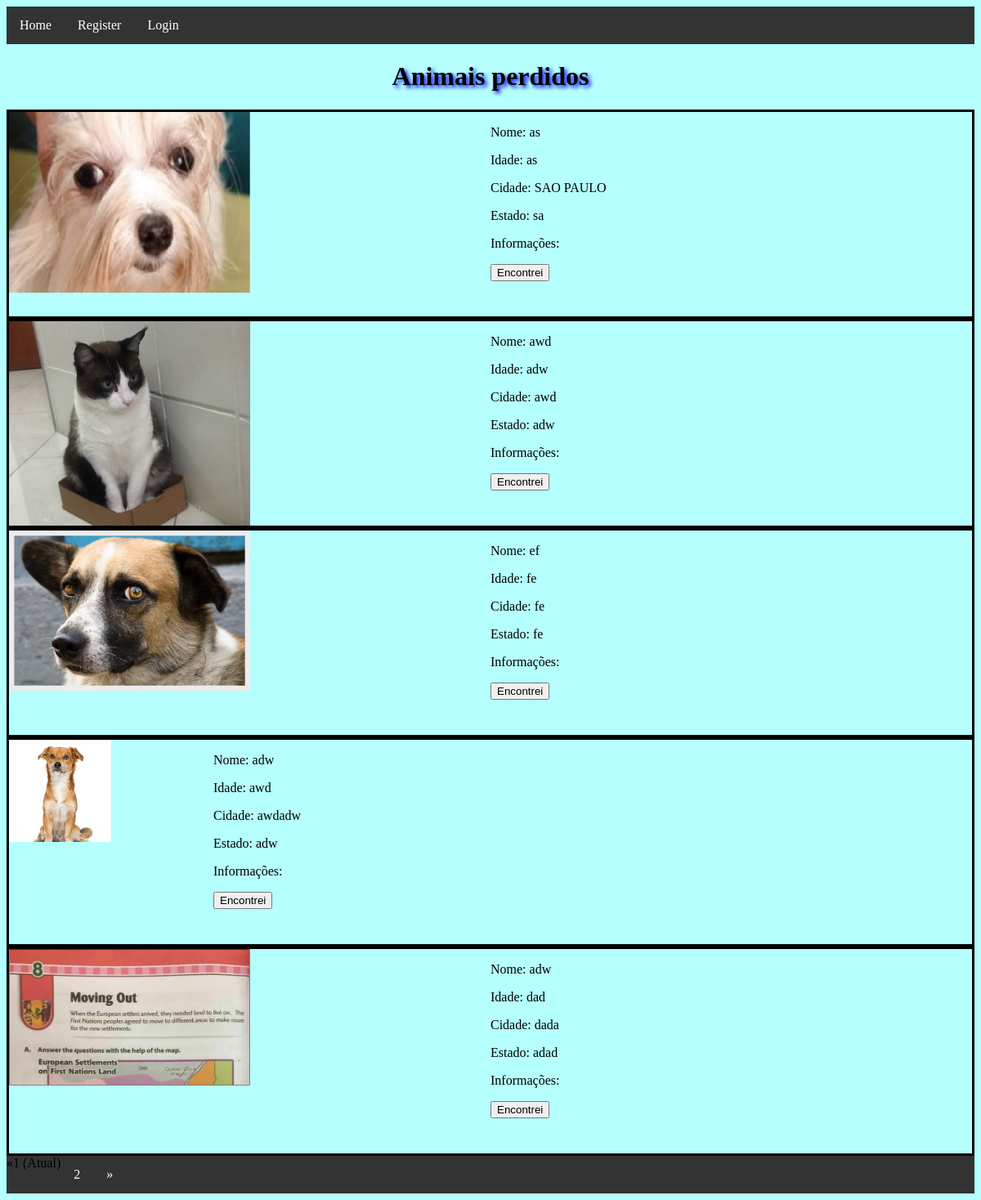
The page / on the database its author committed.
### product/models.py (models this page shows, shortened)
class Animal(models.Model):
    foto  = models.ImageField()
    nome  = models.CharField(max_length=100)
    idade = models.CharField(max_length=3, blank=True)
    cidade_desaparecimento = models.CharField(max_length=50)
    estado_desaparecimento = models.CharField(max_length=50)
    status = models.IntegerField(choices=STATUS_ANIMAL, default=1, blank=True)
    dono = models.ForeignKey(Dono, on_delete=models.CASCADE,  null=True)
    informacoes_extras = models.CharField(max_length=250, blank=True)

### product/views.py (the view)
# urls.py: path('', pagina_principal, name='pagina_principal'),
def pagina_principal(request):
    animais_cadastrados = Animal.objects.all()
    page = request.GET.get('page', 1)
    paginator = Paginator(animais_cadastrados, 8)
    try:
        animais_cadastrados = paginator.page(page)
    except PageNotAnInteger:
        animais_cadastrados = paginator.page(1)
    except EmptyPage:
        animais_cadastrados = paginator.page(paginator.num_pages)
    return render(request, 'pagina_principal.html', {'animais_cadastrados': animais_cadastrados})

### product/templates/pagina_principal.html (shortened to what this page needs)
{% extends 'base.html' %}
{% block content %}
	<h1>Animais perdidos</h1>
	{% for animal in animais_cadastrados %}
		{% if animal.status == 1 %}
			<div class="umAnimalPerdido">
				<div class="imagem">
					{% if animal.foto%}
						{% load static %}
						<img src="{{ animal.foto.url }}" width=50%>
					{% endif %}
				</div>
				<div class="textos">
					<p>Nome: {{animal.nome}}</p>
					<p>Idade: {{animal.idade}}</p>
					<p>Cidade: {{animal.cidade_desaparecimento}}</p>
					<p>Estado: {{animal.estado_desaparecimento}}</p>
					<p>Informações: {{animal.informacoes_extras}}</p>
					<form action="{%  url 'animal_encontrado' animal.id %}">
						<input type="submit" value="Encontrei" />
					</form>
				</div>
			</div>
		{% endif %}
	{% endfor %}
	{% if animais_cadastrados.has_other_pages %}
		  <ul class="pagination">
			{% if animais_cadastrados.has_previous %}
			  <li><a href="?page={{ animais_cadastrados.previous_page_number }}">&laquo;</a></li>
			{% else %}
			  <li class="disabled"><span>&laquo;</span></li>
			{% endif %}
			{% for i in animais_cadastrados.paginator.page_range %}
			  {% if animais_cadastrados.number == i %}
				<li class="active"><span>{{ i }} <span class="sr-only">(Atual)</span></span></li>
			  {% else %}
				<li><a href="?page={{ i }}">{{ i }}</a></li>
			  {% endif %}
			{% endfor %}
			{% if animais_cadastrados.has_next %}
			  <li><a href="?page={{ animais_cadastrados.next_page_number }}">&raquo;</a></li>
			{% else %}
			  <li class="disabled"><span>&raquo;</span></li>
			{% endif %}
		  </ul>
	{% endif %}
{% endblock content %}

### product/static/style.css (style rules this page uses)
h1 { color: black; text-shadow: 3px 3px 5px blue; text-align: center; }
html { margin: 0px; background-color: #b5fffe; }
ul { list-style-type: none; margin: 0; padding: 0; overflow: hidden; background-color: #333; }
li { float: left; }
li a { display: block; color: white; text-align: center; padding: 14px 16px; text-decoration: none; }
.umAnimalPerdido { overflow: auto; border-style: solid; border-color: black; height: 250px; }
.imagem { display:inline-block; max-width: 50%; float: left; margin-left: auto; margin-right: auto; }
.textos { display:inline-block; width: 50%; float:rigth; }

### rows shown on the page
Animal: foto (picture), nome "as", idade "as", cidade_desaparecimento "SAO PAULO", estado_desaparecimento "sa"
Animal: foto (picture), nome "awd", idade "adw", cidade_desaparecimento "awd", estado_desaparecimento "adw"
Animal: foto (picture), nome "ef", idade "fe", cidade_desaparecimento "fe", estado_desaparecimento "fe"
Animal: foto (picture), nome "adw", idade "awd", cidade_desaparecimento "awdadw", estado_desaparecimento "adw"
Animal: foto (picture), nome "adw", idade "dad", cidade_desaparecimento "dada", estado_desaparecimento "adad"

### other values the page prints
{{ i }} "1"
{{ i }} "2"
